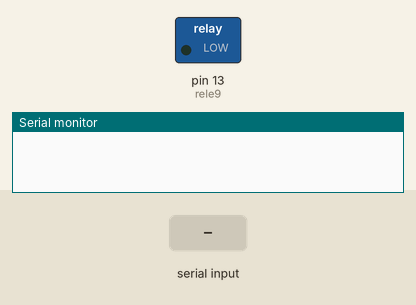
Simulated run of this sketch. Board: Arduino Uno, built with avr-gcc and run on an emulated ATmega328P. Parts: switched loads named in the sketch (green lamp = pin HIGH), the last lines printed to the serial monitor. Inputs (shaded band) come from the test bench.

Above: at 1.2 s.
1.3 s: "luz1on" received over Serial
At 2.0 s:
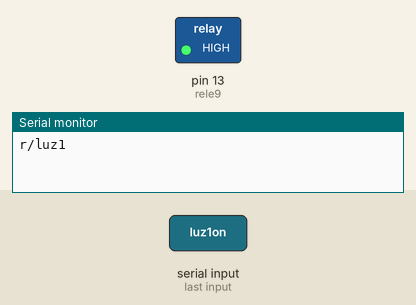
2.8 s: "luz1off" received over Serial
At 3.6 s:
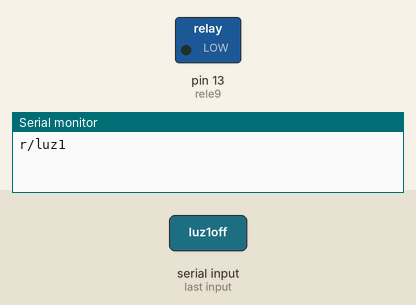
Timing chart, 0 to 5.8 s (numbered marks = the images above; inputs shaded):
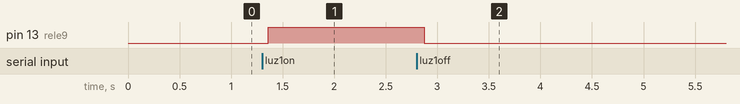

Measured:
- after the input at 1.3 s, pin 13 (rele9): LOW → HIGH after 0.06 s
- after the input at 2.8 s, pin 13 (rele9): HIGH → LOW after 0.07 s

The sketch:

xbee.ino
```cpp
String received;
int rele9 = 13;

void setup(){
  pinMode(rele9, OUTPUT);
  Serial.begin(9600);
}
void loop(){
  received = "";
  if(Serial.available()){
   while(Serial.available()){
    char mesagem = Serial.read();
    received += mesagem;
    delay(10);
   }
   if(received.indexOf("luz1on") >=0){
      digitalWrite(rele9,HIGH);
      Serial.println("r/luz1");
   }
   if(received.indexOf("luz1off") >=0){
      digitalWrite(rele9,LOW);
   }
}
}
```
